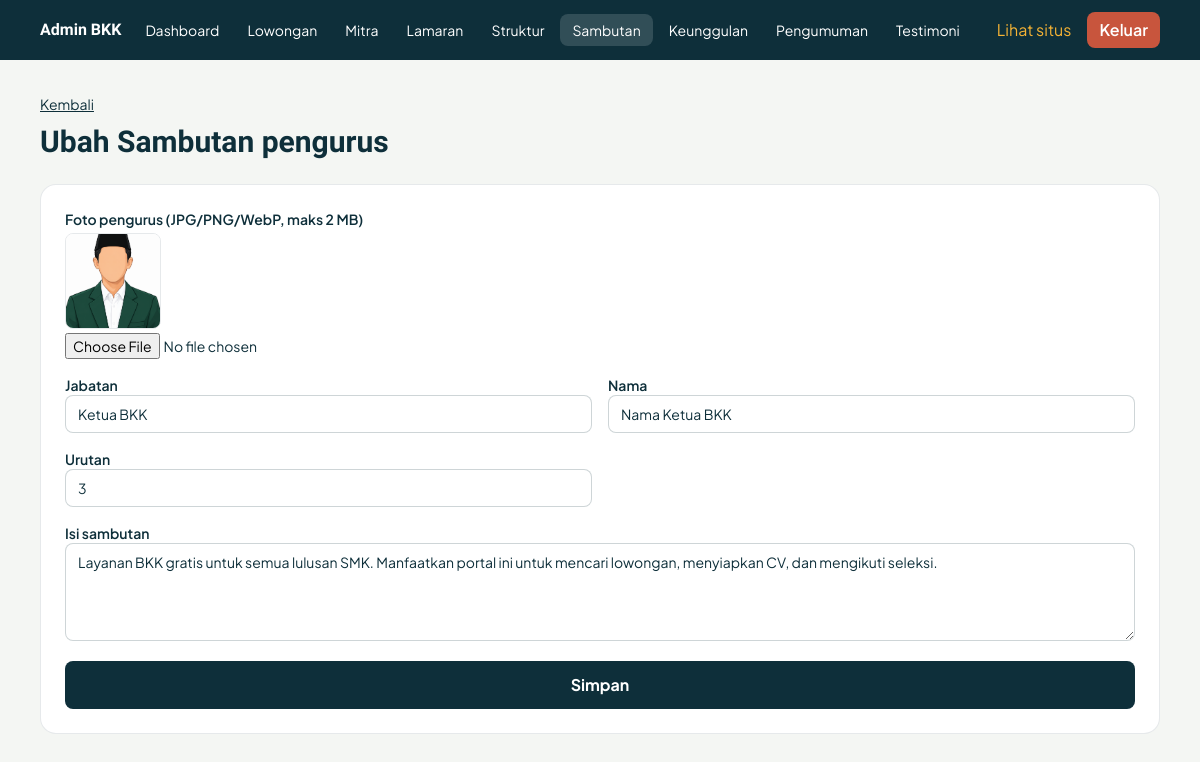
/admin/index.php?p=sambutan&id=3 (signed in), run on the app's committed database.
### tables this page shows
CREATE TABLE sambutan(id integer primary key, jabatan text, nama text, isi text, urut integer default 0, foto text);

### config.php (called while the page is built, shortened)
<?php
function db(): PDO {
    static $p;
    if ($p) return $p;
    $f = __DIR__ . '/data/bkk.sqlite';
    $p = new PDO('sqlite:' . $f);
    $p->setAttribute(PDO::ATTR_ERRMODE, PDO::ERRMODE_EXCEPTION);
    $p->setAttribute(PDO::ATTR_DEFAULT_FETCH_MODE, PDO::FETCH_ASSOC);
    $p->exec("create table if not exists sambutan(id integer primary key, jabatan text, nama text, isi text, urut integer default 0)");
    foreach (['sambutan', 'pengumuman'] as $t) {
        try { $p->exec("alter table $t add column foto text"); } catch (Throwable $e) {}
    }
    return $p;
}
function q($sql, $a = []) { $s = db()->prepare($sql); $s->execute($a); return $s; }
function row($sql, $a = []) { return q($sql, $a)->fetch(); }
function e($s) { return htmlspecialchars((string)$s, ENT_QUOTES, 'UTF-8'); }

### admin/index.php (the view, shortened to what this page needs)
<?php
require __DIR__ . '/../config.php'; require __DIR__ . '/../inc/layout.php';
$p = $_GET['p'] ?? 'home';
    top('Masuk admin'); ?>
    <?php bottom(); exit;
function field($k, $f, $v) {
    [$lb, $t] = $f; $cl = 'w-full rounded-lg border border-tinta/20 px-3 py-2';
    echo '<label class="block text-sm font-semibold">' . e($lb);
    if ($t === 'area') echo "<textarea name=\"$k\" rows=\"4\" class=\"$cl font-normal\">" . e($v) . '</textarea>';
    elseif ($t === 'img') {
        if ($v) echo '<img src="../media/' . e($v) . '" alt="" class="mt-1 h-24 w-24 rounded-lg object-cover border border-tinta/10">';
        echo '<input type="file" name="' . $k . '" accept="image/jpeg,image/png,image/webp" class="mt-1 block text-sm font-normal"><input type="hidden" name="cur_' . $k . '" value="' . e($v) . '">';
    }
    elseif ($t === 'check') echo "<input type=\"checkbox\" name=\"$k\" class=\"ml-2\"" . ($v ?? 1 ? ' checked' : '') . '>';
    elseif ($t === 'mitra' || $t === 'parent' || str_starts_with($t, 'sel:')) {
        echo "<select name=\"$k\" class=\"$cl font-normal\">";
        foreach (opts($t) as $ov => $ol) echo '<option value="' . e($ov) . '"' . ((string)$ov === (string)$v ? ' selected' : '') . '>' . e($ol) . '</option>';
        echo '</select>';
    } else echo "<input type=\"$t\" name=\"$k\" value=\"" . e($v) . "\" class=\"$cl font-normal\">";
    echo '</label>';
}
top('Admin'); echo '<main class="max-w-6xl mx-auto px-4 py-8">';
if ($p === 'home') {
    $c = fn($s) => row($s)['c'];
    echo '<h1 class="font-judul font-bold text-3xl">Dashboard</h1><div class="mt-6 grid grid-cols-2 md:grid-cols-4 gap-4">';
    foreach ([[$c("select count(*) c from lowongan where aktif=1"), 'Lowongan tayang'], [$c("select count(*) c from mitra"), 'Mitra'], [$c("select count(*) c from mitra where status_mou='Sudah MOU'"), 'Sudah MOU'], [$c("select count(*) c from lamaran where status='Baru'"), 'Lamaran baru']] as [$n, $l])
        echo "<div class=\"bg-white rounded-2xl p-5 border border-tinta/10\"><div class=\"font-judul font-extrabold text-4xl text-daun\">$n</div><div class=\"text-sm\">$l</div></div>";
    echo '</div><h2 class="font-judul font-bold text-xl mt-10">Lamaran terbaru</h2><div class="mt-3 bg-white rounded-2xl border border-tinta/10 divide-y divide-tinta/10">';
    $r = rows('select a.*, l.judul from lamaran a left join lowongan l on l.id=a.lowongan_id order by a.id desc limit 6');
    foreach ($r as $a) echo '<a href="index.php?p=lamaran&id=' . $a['id'] . '" class="flex justify-between gap-3 p-4 hover:bg-kertas"><span><b>' . e($a['nama']) . '</b> melamar ' . e($a['judul']) . '</span><span class="text-sm text-tinta/60">' . e($a['status']) . '</span></a>';
    if (!$r) echo '<p class="p-4 text-sm text-tinta/60">Belum ada lamaran. Lamaran dari halaman lowongan akan muncul di sini.</p>';
    echo '</div>';
} elseif (isset($T[$p])) {
    [$label, $F, $L, $sql] = $T[$p]; $ro = $p === 'lamaran';
    if (isset($_GET['id'])) {
        $id = (int)$_GET['id']; $cur = $id ? row("select * from $p where id=?", [$id]) : [];
        echo '<a href="index.php?p=' . $p . '" class="text-sm underline">Kembali</a><h1 class="font-judul font-bold text-3xl mt-2">' . ($id ? 'Ubah' : 'Tambah') . ' ' . e($label) . '</h1>';
        echo '<form method="post" enctype="multipart/form-data" class="mt-6 bg-white rounded-2xl border border-tinta/10 p-6 grid md:grid-cols-2 gap-4"><input type="hidden" name="t" value="' . csrf() . '"><input type="hidden" name="id" value="' . $id . '">';
        foreach ($F as $k => $f) { echo in_array($f[1], ['area', 'img']) ? '<div class="md:col-span-2">' : '<div>'; field($k, $f, $cur[$k] ?? ($k === 'tanggal' ? date('Y-m-d') : null)); echo '</div>'; }
        echo '<button class="md:col-span-2 rounded-lg bg-tinta text-white font-bold py-3">Simpan</button></form>';
    }
}
echo '</main>'; bottom();

### assets/style.css (style rules this page uses)
html { scroll-behavior:smooth }

### data on the page
sambutan: foto (picture), jabatan "Ketua BKK", nama "Nama Ketua BKK", urut "3", isi "Layanan BKK gratis untuk semua lulusan SMK. Manfaatkan portal ini untuk mencari lowongan, menyiapkan CV, dan mengikuti seleksi."

### other printed values
$v "Dashboard"
$v "Lowongan"
$v "Mitra"
$v "Lamaran"
$v "Struktur"
$v "Sambutan"
$v "Keunggulan"
$v "Pengumuman"
$v "Testimoni"
$label "Sambutan pengurus"
$lb "Foto pengurus (JPG/PNG/WebP, maks 2 MB)"
$lb "Jabatan"
$lb "Nama"
$lb "Urutan"
$lb "Isi sambutan"
